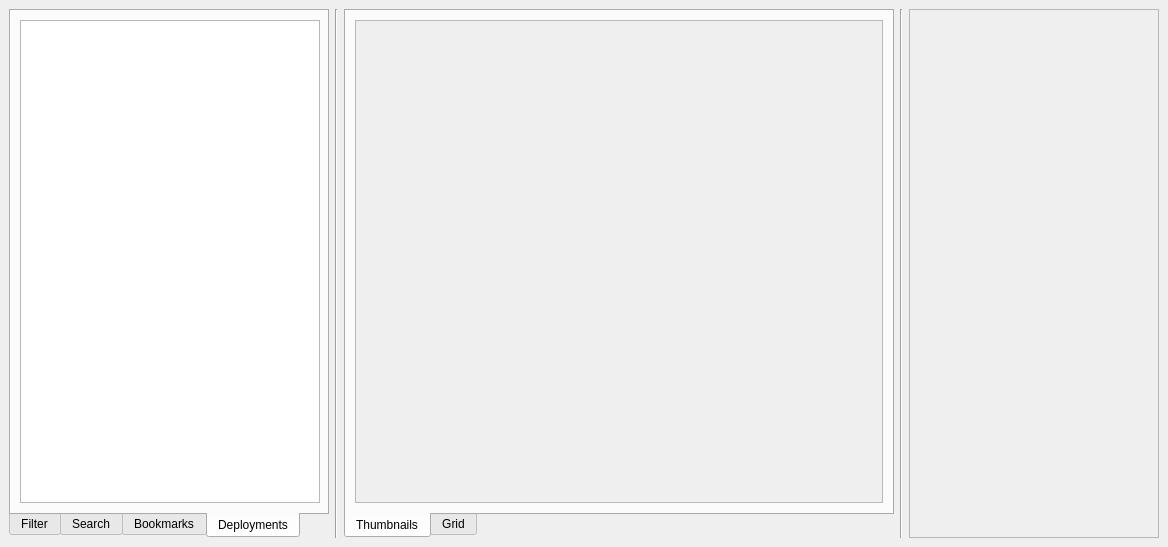
<?xml version="1.0" encoding="UTF-8"?>
<ui version="4.0">
 <class>MainWindow</class>
 <widget class="QMainWindow" name="MainWindow">
  <property name="geometry">
   <rect>
    <x>0</x>
    <y>0</y>
    <width>1168</width>
    <height>547</height>
   </rect>
  </property>
  <property name="windowTitle">
   <string>MainWindow</string>
  </property>
  <property name="styleSheet">
   <string notr="true">	background-color: white;
	color: black;
}
QScrollBar:vertical {
    background-color: #cfd8e0;
    width: 10px;
    border-radius: 5px;
	padding: 2px;
}
QScrollBar:vertical:hover {
	padding:0px;
}
QScrollBar::handle:vertical {
    background-color: #4b5c6b;
    min-height: 20px;
	border-radius: 3px;
}
QScrollBar::add-line:vertical {
    height: 0px;
    subcontrol-position: bottom;
	subcontrol-origin: margin;
}
	QScrollBar::sub-line:vertical {
	height: 0px;
	subcontrol-position: top;
	subcontrol-origin: margin;
}
    QScrollBar::add-page:vertical, QScrollBar::sub-page:vertical {
	background-color: none;
}

QScrollBar:horizontal {
	background-color: #cfd8e0;
	height: 10px;
	border-radius: 5px;
	padding: 2px;
}
QScrollBar:horizontal:hover {
	padding:0px;
}
QScrollBar::handle:horizontal {
	background-color: #4b5c6b;
	min-width: 20px;
	border-radius: 3px;
}
QScrollBar::add-line:horizontal {
	width: 0px;
	subcontrol-position: bottom;
	subcontrol-origin: margin;
}
QScrollBar::sub-line:horizontal {
	width: 0px;
	subcontrol-position: top;
	subcontrol-origin: margin;
}
QScrollBar::add-page:horizontal, QScrollBar::sub-page:horizontal {
	background-color: none;
}

# se tirar isso quebra</string>
  </property>
  <widget class="QWidget" name="centralwidget">
   <property name="styleSheet">
    <string notr="true"/>
   </property>
   <layout class="QHBoxLayout" name="horizontalLayout_2">
    <item>
     <widget class="QTabWidget" name="filters_tab">
      <property name="sizePolicy">
       <sizepolicy hsizetype="MinimumExpanding" vsizetype="Expanding">
        <horstretch>0</horstretch>
        <verstretch>0</verstretch>
       </sizepolicy>
      </property>
      <property name="minimumSize">
       <size>
        <width>320</width>
        <height>0</height>
       </size>
      </property>
      <property name="maximumSize">
       <size>
        <width>400</width>
        <height>16777215</height>
       </size>
      </property>
      <property name="styleSheet">
       <string notr="true"/>
      </property>
      <property name="tabPosition">
       <enum>QTabWidget::South</enum>
      </property>
      <property name="tabShape">
       <enum>QTabWidget::Rounded</enum>
      </property>
      <property name="currentIndex">
       <number>3</number>
      </property>
      <widget class="QWidget" name="Filter">
       <attribute name="title">
        <string>Filter</string>
       </attribute>
      </widget>
      <widget class="QWidget" name="Search">
       <attribute name="title">
        <string>Search</string>
       </attribute>
      </widget>
      <widget class="QWidget" name="Bookmarks">
       <attribute name="title">
        <string>Bookmarks</string>
       </attribute>
      </widget>
      <widget class="QWidget" name="Deployments">
       <property name="sizePolicy">
        <sizepolicy hsizetype="MinimumExpanding" vsizetype="Preferred">
         <horstretch>0</horstretch>
         <verstretch>0</verstretch>
        </sizepolicy>
       </property>
       <attribute name="title">
        <string>Deployments</string>
       </attribute>
       <layout class="QHBoxLayout" name="horizontalLayout">
        <item>
         <widget class="QTreeView" name="treeView">
          <property name="sizePolicy">
           <sizepolicy hsizetype="MinimumExpanding" vsizetype="Expanding">
            <horstretch>0</horstretch>
            <verstretch>0</verstretch>
           </sizepolicy>
          </property>
          <property name="minimumSize">
           <size>
            <width>300</width>
            <height>0</height>
           </size>
          </property>
         </widget>
        </item>
       </layout>
      </widget>
     </widget>
    </item>
    <item>
     <widget class="Line" name="line_2">
      <property name="orientation">
       <enum>Qt::Vertical</enum>
      </property>
     </widget>
    </item>
    <item>
     <widget class="QTabWidget" name="tabWidget">
      <property name="sizePolicy">
       <sizepolicy hsizetype="MinimumExpanding" vsizetype="Minimum">
        <horstretch>0</horstretch>
        <verstretch>0</verstretch>
       </sizepolicy>
      </property>
      <property name="minimumSize">
       <size>
        <width>550</width>
        <height>0</height>
       </size>
      </property>
      <property name="tabPosition">
       <enum>QTabWidget::South</enum>
      </property>
      <property name="tabShape">
       <enum>QTabWidget::Rounded</enum>
      </property>
      <property name="currentIndex">
       <number>0</number>
      </property>
      <widget class="QWidget" name="grid_tab">
       <property name="styleSheet">
        <string notr="true"/>
       </property>
       <attribute name="title">
        <string>Thumbnails</string>
       </attribute>
       <layout class="QGridLayout" name="gridLayout">
        <item row="0" column="0">
         <widget class="QScrollArea" name="scrollArea">
          <property name="widgetResizable">
           <bool>true</bool>
          </property>
          <widget class="QWidget" name="scrollAreaWidgetContents">
           <property name="geometry">
            <rect>
             <x>0</x>
             <y>0</y>
             <width>524</width>
             <height>484</height>
            </rect>
           </property>
           <layout class="QGridLayout" name="gridLayout_3">
            <item row="0" column="0">
             <layout class="QGridLayout" name="content_grid_layout"/>
            </item>
           </layout>
          </widget>
         </widget>
        </item>
       </layout>
      </widget>
      <widget class="QWidget" name="list_tab">
       <attribute name="title">
        <string>Grid</string>
       </attribute>
       <layout class="QGridLayout" name="gridLayout_4">
        <item row="0" column="0" rowspan="2" colspan="2">
         <widget class="QListView" name="content_list_view"/>
        </item>
       </layout>
      </widget>
     </widget>
    </item>
    <item>
     <widget class="Line" name="line">
      <property name="orientation">
       <enum>Qt::Vertical</enum>
      </property>
     </widget>
    </item>
    <item>
     <widget class="QFrame" name="metadata_frame">
      <property name="sizePolicy">
       <sizepolicy hsizetype="Minimum" vsizetype="Preferred">
        <horstretch>0</horstretch>
        <verstretch>0</verstretch>
       </sizepolicy>
      </property>
      <property name="minimumSize">
       <size>
        <width>250</width>
        <height>0</height>
       </size>
      </property>
      <property name="maximumSize">
       <size>
        <width>300</width>
        <height>16777215</height>
       </size>
      </property>
      <property name="styleSheet">
       <string notr="true"/>
      </property>
      <property name="frameShape">
       <enum>QFrame::StyledPanel</enum>
      </property>
      <property name="frameShadow">
       <enum>QFrame::Raised</enum>
      </property>
     </widget>
    </item>
   </layout>
  </widget>
 </widget>
 <resources/>
 <connections/>
</ui>
